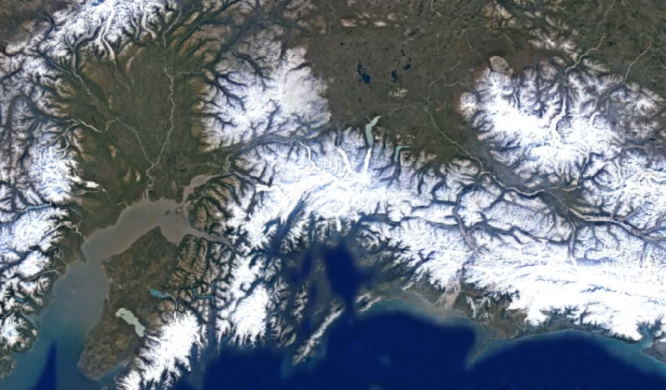
#> input picture model/images/alaska_2000.png, 1331 x 779 px (shown at 1/2 size)
$ python -i segmentation_model.py   (imports and definitions only)
#> lines starting #> are read from the running program, lines starting #| are printed output that depends on the picture; after the words box and inside, x2 and y2 are one past the last pixel; in counts of white or black regions, pixels touching at a corner belong together
# segementation_model.py
import cv2
import numpy as np
from PIL import Image
import matplotlib.pyplot as plt

class SimpleLandCoverSegmenter:
    def __init__(self):
        self.class_names = {
            0: 'forest',
            1: 'urban_barren',
            2: 'water',
            3: 'glacier',
            4: 'agriculture'
        }

    def segment_image(self, image_path):
        """
        Simple segmentation using color thresholding and texture analysis
        simplified approach
        """
#> called with image_path = 'images/alaska_2000.png'
        # Read image
        image = cv2.imread(image_path)
#> image is the input picture: shape (779, 1331, 3); mean B, G, R 125.6, 115.8, 107.6
        image_rgb = cv2.cvtColor(image, cv2.COLOR_BGR2RGB)
        hsv = cv2.cvtColor(image, cv2.COLOR_BGR2HSV)
#> hsv: shape (779, 1331, 3); mean H, S, V 84.5, 59.8, 128.8

        height, width = image.shape[:2]
#> height = 779; width = 1331
        total_pixels = height * width
#> total_pixels = 1036849

        # Initialize segmentation mask
        segmentation_mask = np.zeros((height, width), dtype=np.uint8)

        # Simple color-based segmentation rules
        # Water (Blue areas)
        water_lower = np.array([90, 30, 50])
        water_upper = np.array([140, 255, 255])
        water_mask = cv2.inRange(hsv, water_lower, water_upper)
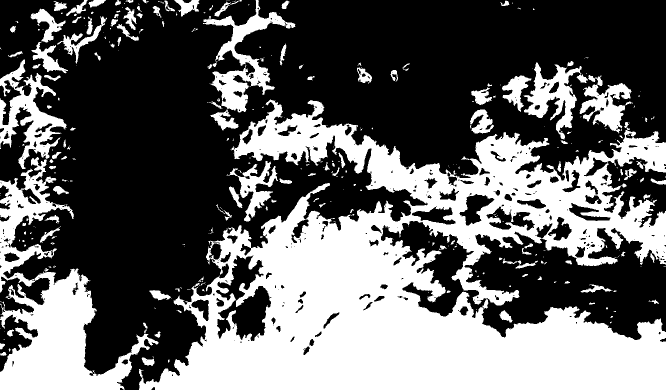
#> water_mask: shape (779, 1331) (shown at 1/2 size); 39.3% white; 358 white regions (228 under 20 px), largest, box (x1, y1, x2, y2) and area: (278, 199, 1331, 779) 299315, (0, 314, 317, 779) 47227, (406, 0, 591, 225) 10522
        # cv2.imwrite('water_mask.png', water_mask)  # Debug line to check water mask
        segmentation_mask[water_mask > 0] = 2  # Water class

        # Forest (Green areas)
        green_lower = np.array([41, 40, 30])
        green_upper = np.array([85, 255, 255])
        forest_mask = cv2.inRange(hsv, green_lower, green_upper)
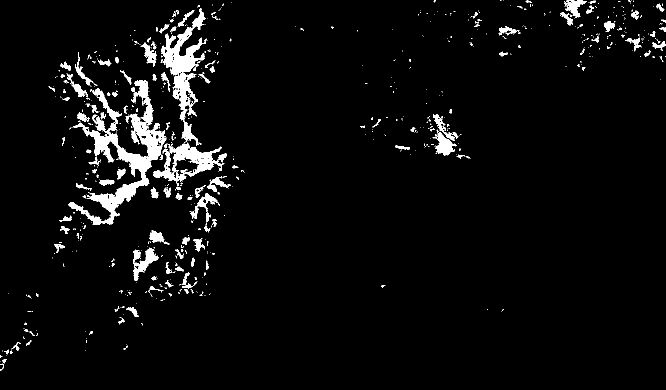
#> forest_mask: shape (779, 1331) (shown at 1/2 size); 4.2% white; 708 white regions (570 under 20 px), largest, box (x1, y1, x2, y2) and area: (136, 160, 333, 450) 13378, (322, 17, 414, 292) 7069, (307, 285, 449, 372) 4060
        # cv2.imwrite('forest_mask_old.png', forest_mask)  # Debug line to check forest mask
        segmentation_mask[forest_mask > 0] = 0  # Forest class

        # Glacier/Snow (White areas)
        white_lower = np.array([0, 0, 220])
        white_upper = np.array([180, 30, 255])
        glacier_mask = cv2.inRange(hsv, white_lower, white_upper)
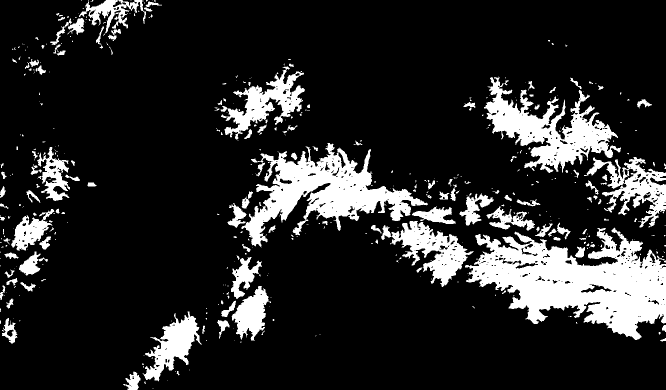
#> glacier_mask: shape (779, 1331) (shown at 1/2 size); 15.8% white; 459 white regions (317 under 20 px), largest, box (x1, y1, x2, y2) and area: (930, 455, 1331, 680) 46908, (483, 286, 856, 495) 27516, (968, 153, 1242, 346) 19770
        # cv2.imwrite('glacier_mask.png', glacier_mask)  # Debug line to check glacier mask
        segmentation_mask[glacier_mask > 0] = 3  # Glacier class

        # # Urban/Barren (Gray/Brown areas)
        gray_lower = np.array([0, 0, 40])
        gray_upper = np.array([30, 40, 100])
        urban_mask = cv2.inRange(hsv, gray_lower, gray_upper)
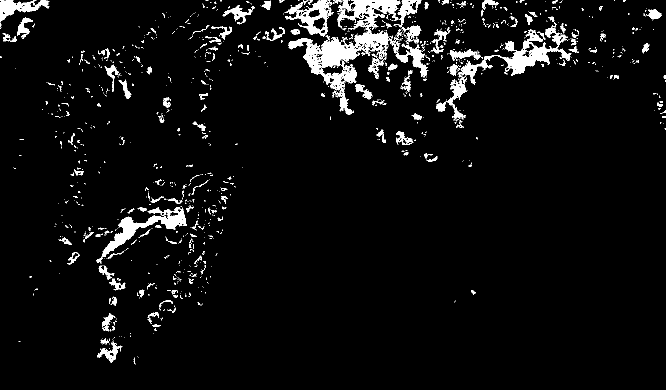
#> urban_mask: shape (779, 1331) (shown at 1/2 size); 4.8% white; 1119 white regions (936 under 20 px), largest, box (x1, y1, x2, y2) and area: (577, 0, 801, 229) 12244, (896, 44, 1143, 241) 6622, (192, 414, 374, 527) 4001
        # cv2.imwrite('urban_barren_mask.png', urban_mask)  # Debug line to check urban mask
        segmentation_mask[urban_mask > 0] = 1  # Urban/Barren class

        # Agriculture (Yellow/Brown areas)
        yellow_lower = np.array([20, 100, 100])
        yellow_upper = np.array([30, 255, 255])
        agri_mask = cv2.inRange(hsv, yellow_lower, yellow_upper)
#> agri_mask: shape (779, 1331); every value is 0
        # cv2.imwrite('agri_mask.png', agri_mask)  # Debug line to check agriculture mask
        segmentation_mask[agri_mask > 0] = 4  # Agriculture class

        # Any remaining pixels not classified, assign to urban_barren
        unclassified_mask = (segmentation_mask == 0) & \
                            (water_mask == 0) & (forest_mask == 0) & \
                            (glacier_mask == 0) & (agri_mask == 0)
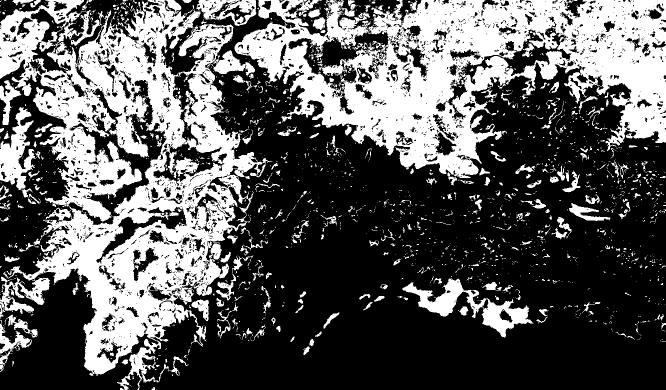
#> unclassified_mask: shape (779, 1331) bool (shown at 1/2 size); 36.1% white; 1882 white regions (1558 under 20 px), largest, box (x1, y1, x2, y2) and area: (0, 0, 545, 779) 171199, (469, 0, 1331, 356) 145747, (805, 556, 1067, 675) 8379
        # cv2.imwrite('unclassified_mask.png', unclassified_mask.astype(np.uint8)*255)  # Debug line to check unclassified mask
        segmentation_mask[unclassified_mask] = 1

        return segmentation_mask, image_rgb

    # [58 lines left out: functions calculate_areas, visualize_segmentation, not called in this run]

>>> result = SimpleLandCoverSegmenter().segment_image('images/alaska_2000.png')

$ run again, on model/images/alaska_2012.png
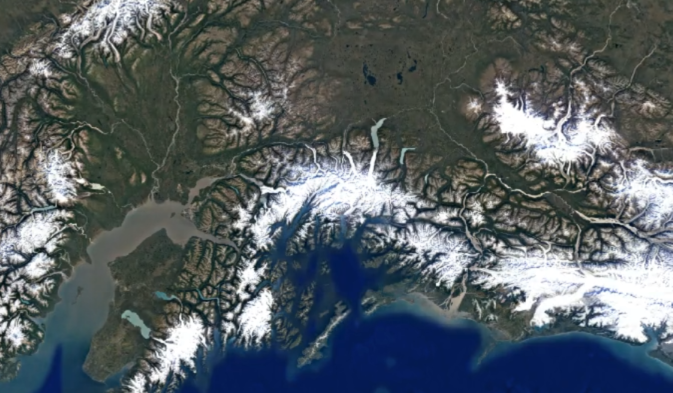
#> input picture model/images/alaska_2012.png, 1345 x 786 px (shown at 1/2 size)
#> in segment_image, image is the input picture: shape (786, 1345, 3); mean B, G, R 98.2, 94, 85.6
#> hsv: shape (786, 1345, 3); mean H, S, V 72.8, 62.5, 103.2
#> in segment_image, `water_mask = cv2.inRange(hsv, water_lower, water_upper)`:
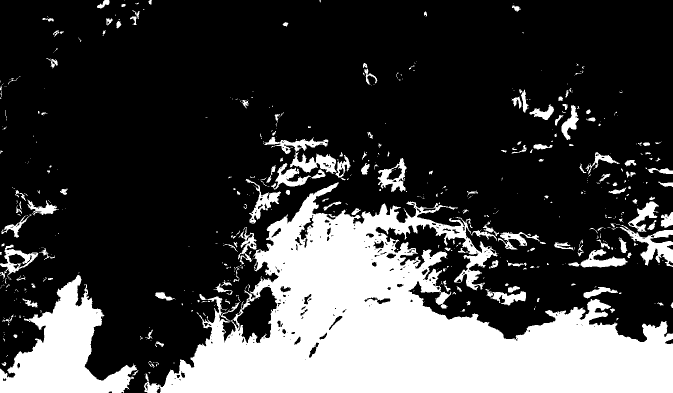
#> water_mask: shape (786, 1345) (shown at 1/2 size); 25.7% white; 587 white regions (427 under 20 px), largest, box (x1, y1, x2, y2) and area: (288, 365, 1345, 786) 205618, (0, 550, 274, 786) 28943, (529, 274, 673, 348) 3417
#> forest_mask: shape (786, 1345); 13.7% white; 1144 white regions (887 under 20 px), largest, box (x1, y1, x2, y2) and area: (48, 0, 552, 461) 76223, (302, 461, 468, 605) 6852, (946, 242, 1133, 390) 5288
#> glacier_mask: shape (786, 1345); 8.7% white; 412 white regions (289 under 20 px), largest, box (x1, y1, x2, y2) and area: (955, 497, 1345, 684) 32355, (502, 303, 829, 486) 14850, (988, 165, 1222, 329) 11614
#> urban_mask: shape (786, 1345); 5.2% white; 1450 white regions (1119 under 20 px), largest, box (x1, y1, x2, y2) and area: (494, 84, 685, 246) 8428, (917, 144, 1129, 231) 3402, (1238, 191, 1316, 308) 2938
#> agri_mask: shape (786, 1345); every value is 0
#> in segment_image, `unclassified_mask = (segmentation_mask == 0) & \ (water_mask == 0) & (..`:
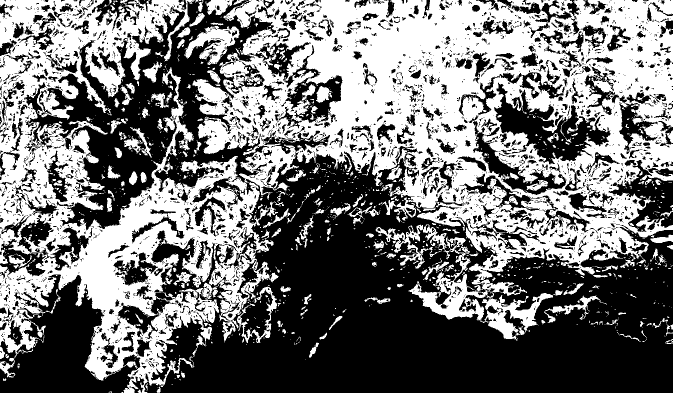
#> unclassified_mask: shape (786, 1345) bool (shown at 1/2 size); 46.7% white; 1419 white regions (1161 under 20 px), largest, box (x1, y1, x2, y2) and area: (0, 0, 1345, 786) 454105, (959, 585, 1106, 681) 5085, (369, 52, 479, 130) 3771

$ run again, on model/images/aral_sea_kazakhstan_1998.png
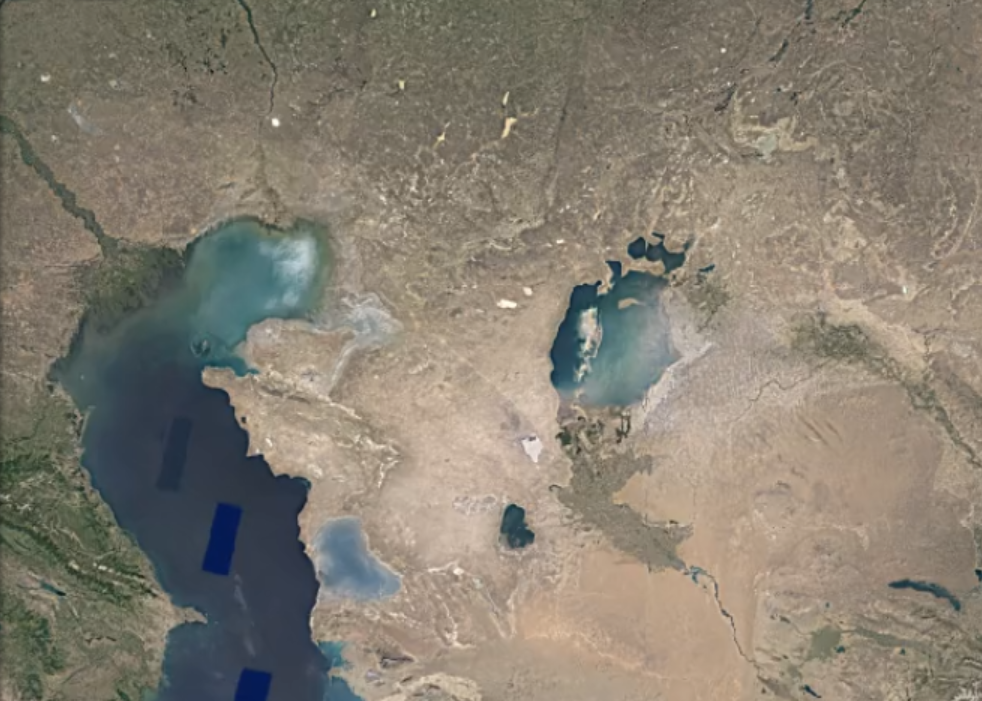
#> input picture model/images/aral_sea_kazakhstan_1998.png, 982 x 701 px
#> in segment_image, image is the input picture: shape (701, 982, 3); mean B, G, R 113.9, 126.8, 133.9
#> hsv: shape (701, 982, 3); mean H, S, V 31, 53, 138.1
#> in segment_image, `water_mask = cv2.inRange(hsv, water_lower, water_upper)`:
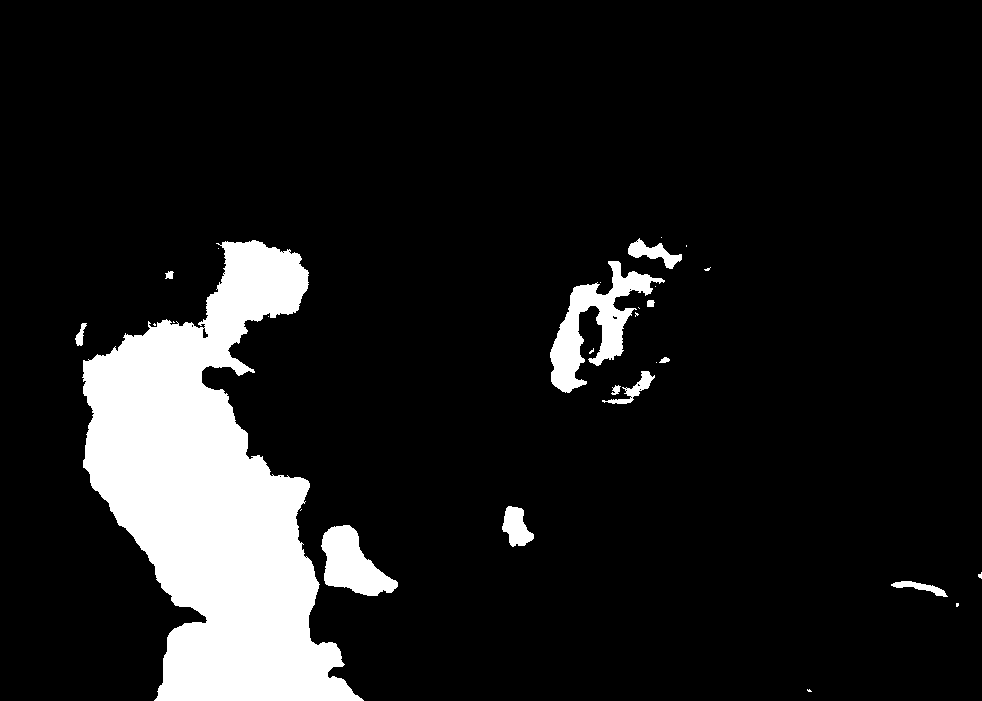
#> water_mask: shape (701, 982); 11.2% white; 29 white regions (17 under 20 px), largest, box (x1, y1, x2, y2) and area: (82, 240, 364, 701) 65838, (550, 261, 665, 393) 5124, (321, 525, 398, 596) 3080
#> forest_mask: shape (701, 982); 2.6% white; 220 white regions (175 under 20 px), largest, box (x1, y1, x2, y2) and area: (0, 500, 129, 605) 3433, (149, 219, 293, 321) 3363, (0, 591, 64, 698) 2512
#> glacier_mask: shape (701, 982); 0.06% white; 20 white regions (17 under 20 px), largest, box (x1, y1, x2, y2) and area: (523, 438, 542, 462) 246, (502, 301, 516, 307) 49, (273, 119, 278, 125) 27
#> urban_mask: shape (701, 982); 0.22% white in thin lines or dots
#> agri_mask: shape (701, 982); every value is 0
#> in segment_image, `unclassified_mask = (segmentation_mask == 0) & \ (water_mask == 0) & (..`:
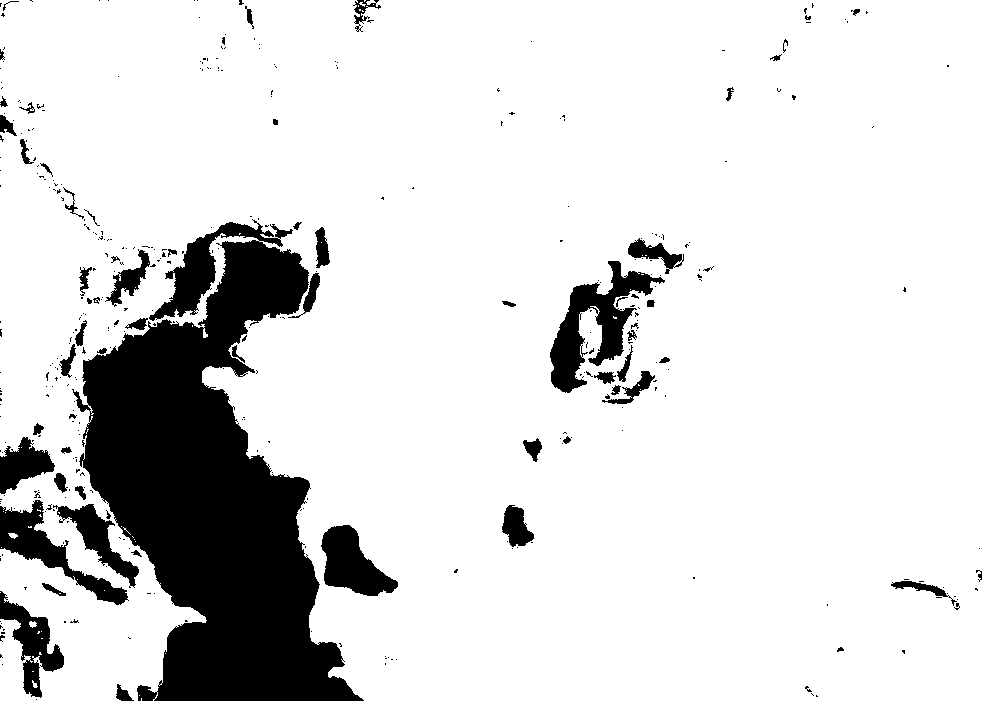
#> unclassified_mask: shape (701, 982) bool; 85.9% white; 390 black regions (323 under 20 px), largest, box (x1, y1, x2, y2) and area: (72, 219, 364, 701) 69893, (550, 261, 665, 393) 5212, (0, 500, 129, 605) 3433
